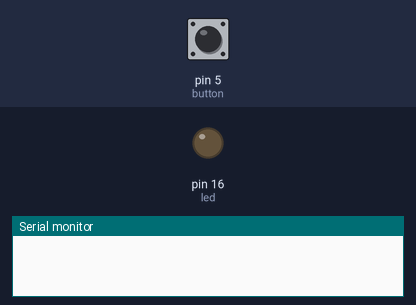
Bench run of a sketch on a simulated Arduino Uno, built with avr-gcc and run on an emulated ATmega328P. Shown: output pins drawn as LEDs (lit = HIGH), the last lines printed to the serial monitor. The test bench sets the inputs (shaded band); at power-on: pin 5 (button) HIGH.

Above: at 1.2 s.
1.3 s: pin 5 (button) pulled LOW for 0.15 s
At 2.0 s:
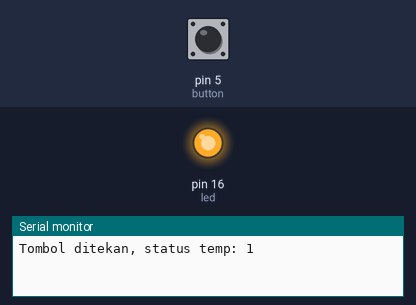
2.9 s: pin 5 (button) pulled LOW for 1 s
At 3.2 s:
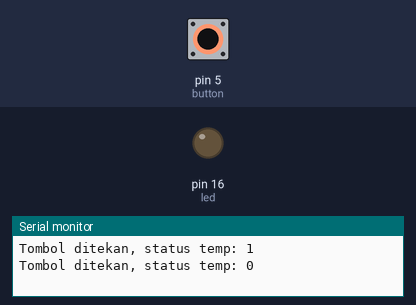
5.4 s: pin 5 (button) pulled LOW for 3.2 s
At 6.3 s:
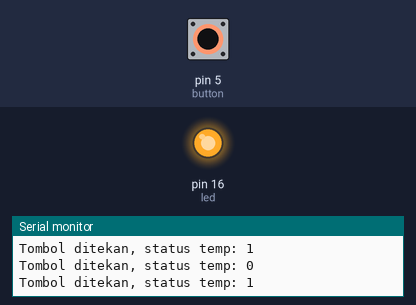
Timing chart, 0 to 8.4 s (numbered marks = the images above; inputs shaded):
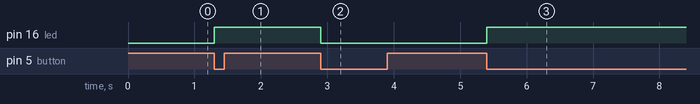

The sketch:

DHTtester.ino
```cpp
int button = 5;
int led = 16;
int temp = 0;  // Menyimpan status LED (0 = mati, 1 = nyala)
int lastButtonState = HIGH; // Menyimpan status terakhir tombol

void setup() {
  pinMode(button, INPUT_PULLUP); // Menggunakan internal pull-up
  pinMode(led, OUTPUT);
  Serial.begin(9600);
}

void loop() {
  int buttonState = digitalRead(button); // Membaca status tombol

  // Cek apakah tombol ditekan (LOW) dan sebelumnya belum ditekan
  if (buttonState == LOW && lastButtonState == HIGH) {
    temp = !temp; // Toggle nilai temp (0 jadi 1, 1 jadi 0)

    // Mengontrol LED dengan if-else
    if (temp == 1) {
      digitalWrite(led, HIGH);
    } else {
      digitalWrite(led, LOW);
    }

    Serial.print("Tombol ditekan, status temp: ");
    Serial.println(temp);
    delay(200); // Debounce delay untuk mencegah bouncing
  }

  lastButtonState = buttonState; // Simpan status tombol terakhir
}
```

Measured:
- after the input at 1.3 s, pin 16 (led): LOW → HIGH at once
- after the input at 2.9 s, pin 16 (led): HIGH → LOW at once
- after the input at 5.4 s, pin 16 (led): LOW → HIGH at once
